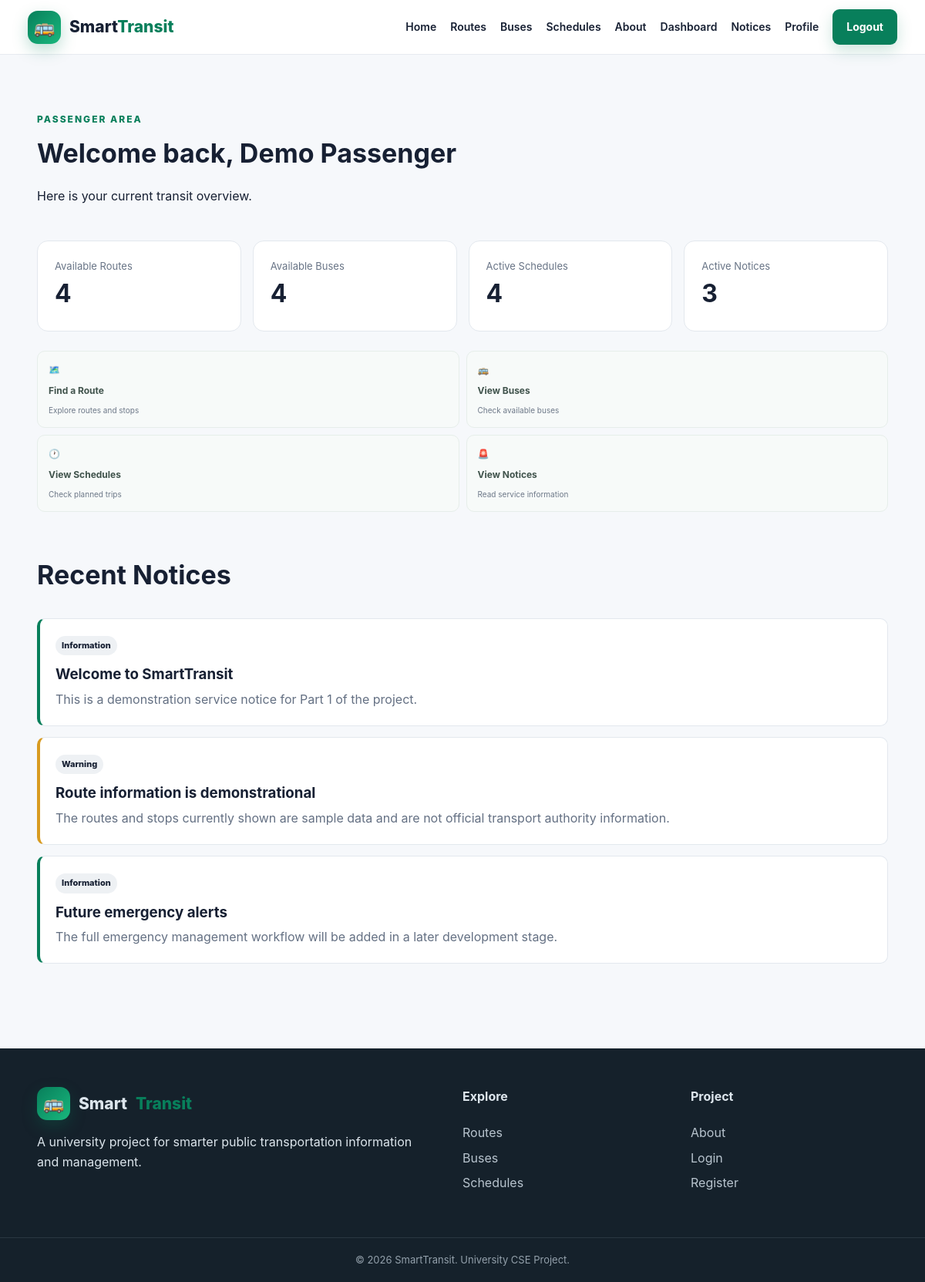
The app's page /passenger/dashboard.php (signed in) with its own data.
### tables this page shows
CREATE TABLE IF NOT EXISTS notices (
    id INT UNSIGNED AUTO_INCREMENT PRIMARY KEY,
    title VARCHAR(150) NOT NULL,
    message TEXT NOT NULL,
    notice_type ENUM('information','warning','emergency') NOT NULL DEFAULT 'information',
    priority ENUM('low','medium','high') NOT NULL DEFAULT 'low',
    status ENUM('active','inactive') NOT NULL DEFAULT 'active',
    created_at TIMESTAMP DEFAULT CURRENT_TIMESTAMP
);

### includes/auth.php (called while the page is built, shortened)
<?php
function currentUser(): ?array {
    return $_SESSION['user'] ?? null;
}
?>

### includes/functions.php (called while the page is built, shortened)
<?php
function e(?string $value): string {
    return htmlspecialchars($value ?? '', ENT_QUOTES, 'UTF-8');
}
?>

### passenger/dashboard.php (the view, shortened to what this page needs)
<?php
require_once __DIR__ . '/../config/database.php';
require_once __DIR__ . '/../includes/auth.php';
require_once __DIR__ . '/../includes/functions.php';
$routes = (int)$pdo->query("SELECT COUNT(*) FROM routes WHERE status='active'")->fetchColumn();
$buses = (int)$pdo->query("SELECT COUNT(*) FROM buses WHERE status='active'")->fetchColumn();
$schedules = (int)$pdo->query("SELECT COUNT(*) FROM schedules WHERE status='active'")->fetchColumn();
$notices = (int)$pdo->query("SELECT COUNT(*) FROM notices WHERE status='active'")->fetchColumn();
$recent = $pdo->query("SELECT * FROM notices WHERE status='active' ORDER BY created_at DESC LIMIT 3")->fetchAll();
require __DIR__ . '/../includes/header.php';
?>
<main class="section"><div class="container">
<div class="page-heading"><div><span class="eyebrow">PASSENGER AREA</span><h1>Welcome back, <?= e($user['name']) ?></h1><p>Here is your current transit overview.</p></div></div>
<div class="stats-grid">
<div class="stat-card"><span>Available Routes</span><strong><?= $routes ?></strong></div>
<div class="stat-card"><span>Available Buses</span><strong><?= $buses ?></strong></div>
<div class="stat-card"><span>Active Schedules</span><strong><?= $schedules ?></strong></div>
<div class="stat-card"><span>Active Notices</span><strong><?= $notices ?></strong></div>
</div>
<div class="quick-actions">
<a class="action-card" href="routes.php">🗺️ <b>Find a Route</b><small>Explore routes and stops</small></a>
<a class="action-card" href="buses.php">🚌 <b>View Buses</b><small>Check available buses</small></a>
<a class="action-card" href="schedules.php">🕐 <b>View Schedules</b><small>Check planned trips</small></a>
<a class="action-card" href="notices.php">🚨 <b>View Notices</b><small>Read service information</small></a>
</div>
<div class="section-heading"><h2>Recent Notices</h2></div>
<div class="notice-list">
<?php foreach ($recent as $n): ?><article class="notice <?= e($n['notice_type']) ?>"><span class="badge"><?= e(ucfirst($n['notice_type'])) ?></span><h3><?= e($n['title']) ?></h3><p><?= e($n['message']) ?></p></article><?php endforeach; ?>
</div>
</div></main>
<?php require __DIR__ . '/../includes/footer.php'; ?>

### assets/css/style.css (style rules this page uses)
* { box-sizing:border-box }
html { scroll-behavior:smooth }
body { margin:0;font-family:Inter,Segoe UI,Arial,sans-serif;background:#f6f8fb;color:#172033;line-height:1.6 }
a { color:inherit;text-decoration:none }
.container { width:min(1120px,92%);margin:auto }
.eyebrow { font-size:12px;letter-spacing:2px;font-weight:800;color:#087f5b }
.section { padding:70px 0 }
.section-heading { margin-bottom:28px }
.section-heading h2,.page-heading h1 { margin:5px 0;font-size:34px }
.feature-card,.info-card,.route-card,.bus-card,.panel,.stat-card,.action-card { background:#fff;border:1px solid #e3e8ee;border-radius:14px }
.page-heading { display:flex;justify-content:space-between;align-items:end;margin-bottom:28px }
.stats-grid { display:grid;grid-template-columns:repeat(4,1fr);gap:15px }
.stat-card { padding:22px }
.stat-card span { display:block;color:#687486;font-size:13px }
.stat-card strong { font-size:32px }
.quick-actions { display:grid;grid-template-columns:repeat(4,1fr);gap:14px;margin:25px 0 55px }
.action-card { padding:20px;display:flex;flex-direction:column;gap:5px }
.action-card small { color:#6d7888 }
.badge { display:inline-block;padding:4px 8px;border-radius:999px;background:#eef1f4;font-size:11px;font-weight:800 }
.notice-list { display:grid;gap:14px }
.notice { background:#fff;border:1px solid #e3e8ee;border-left:4px solid #087f5b;border-radius:10px;padding:20px }
.notice.warning { border-left-color:#d89b20 }
.notice h2,.notice h3 { margin:10px 0 5px }
.notice p { margin:0;color:#647083 }
.quick-actions { display:grid;grid-template-columns:repeat(2,1fr);gap:9px }
.quick-actions a { padding:14px;background:#f7faf9;border:1px solid #e6eeea;border-radius:10px;color:#40534c;font-size:12px;display:flex;gap:8px }
.quick-actions a:first-letter { color:#087f5b }

### records on screen
notices: notice_type "Information", title "Welcome to SmartTransit", message "This is a demonstration service notice for Part 1 of the project."
notices: notice_type "Warning", title "Route information is demonstrational", message "The routes and stops currently shown are sample data and are not official transport authority information."
notices: notice_type "Information", title "Future emergency alerts", message "The full emergency management workflow will be added in a later development stage."

### other values on screen
$user['name'] "Demo Passenger"
$routes "4"
$buses "4"
$schedules "4"
$notices "3"
